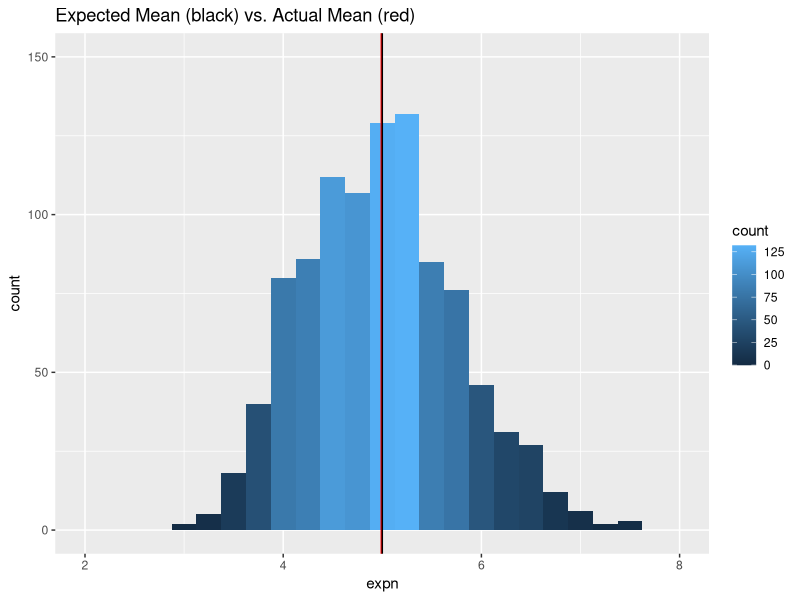
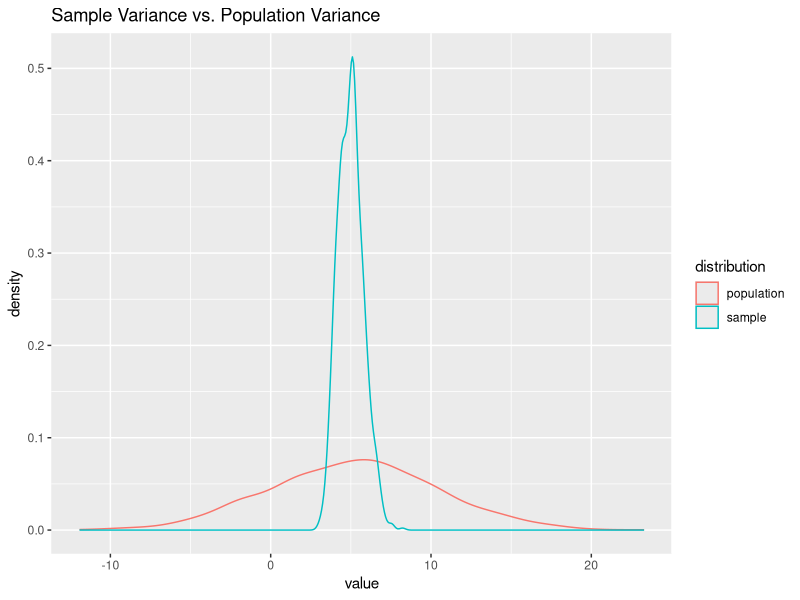

Here is the R script that generated these plots, in order: (Note: this script raises an error after producing the figures.)
## ---- chunk 1
library(ggplot2)
library(grid)
library(gridExtra)
## ---- chunk 2
set.seed(0)
lambda <- 0.2
observations <- 40
trials <- 1000

expn = NULL
for (i in 1:trials) expn = c(expn, mean(rexp(observations, lambda)))

exsigma <- (1/lambda)/sqrt(observations)
exmean <- (1/lambda)
acsigma <- sd(expn)
acmean <- mean(expn)

norm <- rnorm(trials,mean=1/lambda, sd = (1/lambda)/sqrt(observations))
## ---- chunk 3
xdf <- data.frame(expn)
x <- ggplot(xdf,aes(x=expn)) + geom_histogram(aes(fill = ..count..), binwidth=.25) + xlim(2,8) +ylim(0,150)
x + geom_vline(xintercept = mean(expn), color='red') + geom_vline(xintercept = 1/lambda, color='black') + ggtitle('Expected Mean (black) vs. Actual Mean (red)' )
## ---- chunk 4
norm <-rnorm(1000,mean=5, sd = 5)
ndf <- data.frame(norm)
ndf$distribution <- 'population'
names(ndf)[names(ndf)=="norm"] <- "value"
xdf$distribution <- 'sample'
names(xdf)[names(xdf)=="expn"] <- "value"
combined <- rbind(xdf,ndf)

ggplot(combined, aes(x=value, colour=distribution)) + geom_density() +ggtitle('Sample Variance vs. Population Variance')
## ---- chunk 5
norm <-rnorm(1000,mean=5, sd = 5/sqrt(40))
ndf <- data.frame(norm)
n <- ggplot(ndf, aes(x=norm)) + geom_histogram(aes(fill = ..count..), binwidth=.25) + xlim(2,8) +ylim(0,150)

grid.arrange(x,n, ncol=2, main='Exponential distribution vs. normal distribution')
## ---- chunk 6

